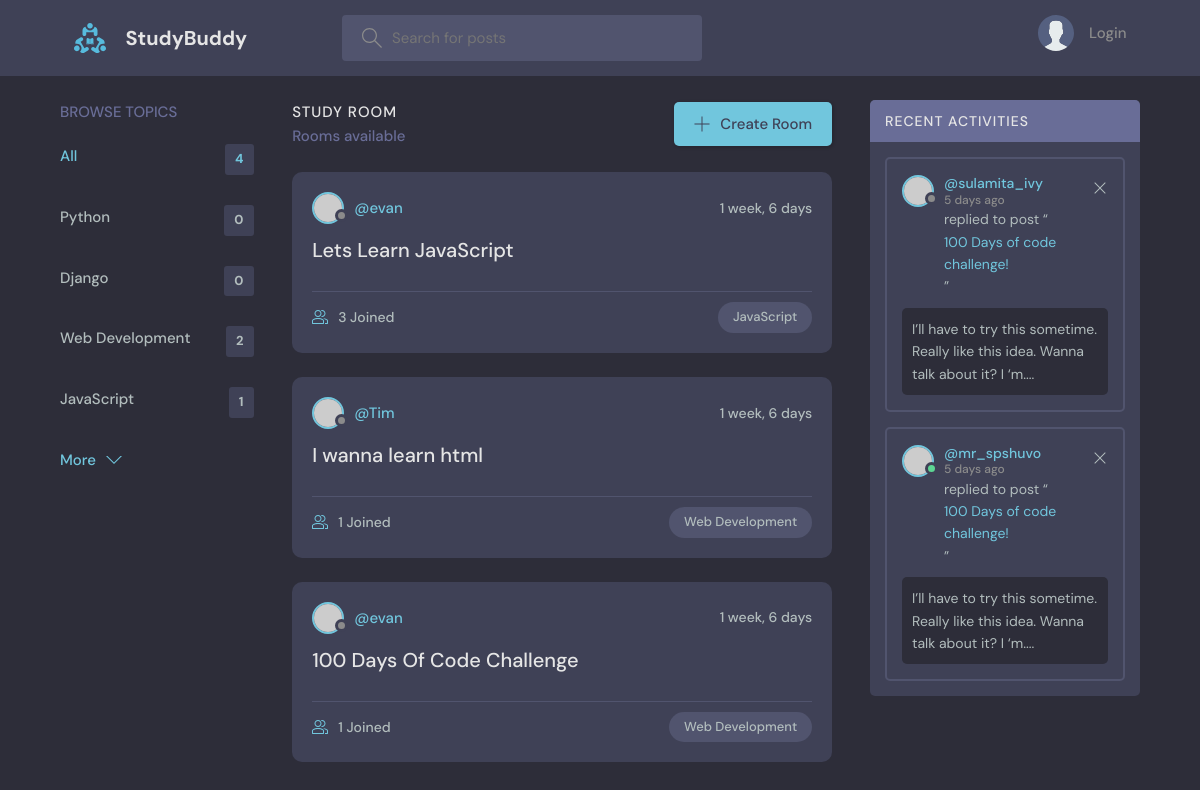
The app's page /, older data.
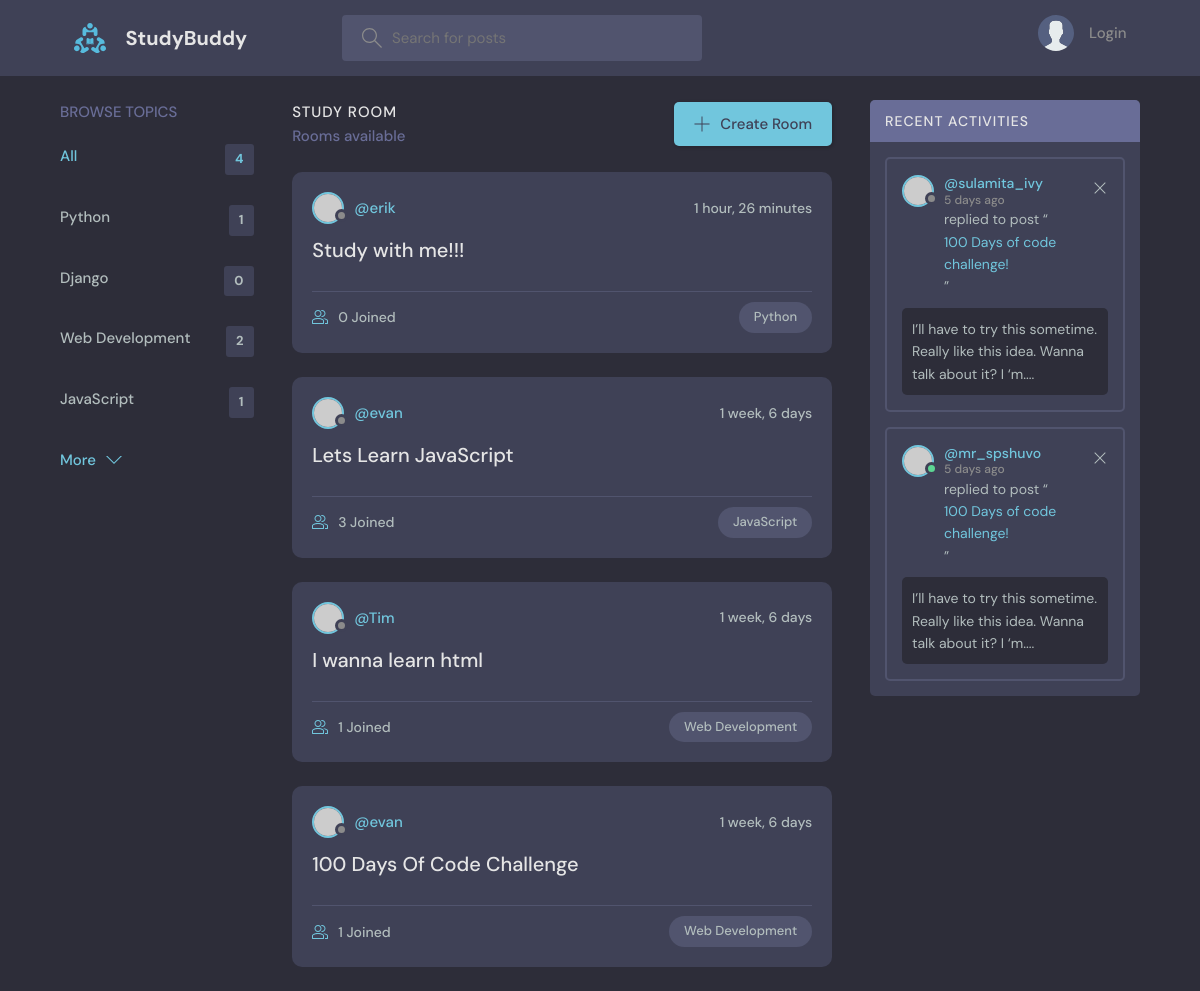
The same page, newer data.
### base/models.py (models this page shows, shortened)
class Topic(models.Model):
    name = models.CharField(max_length=200)

class Room(models.Model):
    host = models.ForeignKey(User, on_delete=models.SET_NULL, null=True)
    topic =models.ForeignKey(Topic, on_delete=models.SET_NULL, null=True)
    name = models.CharField(max_length=200)
    description = models.TextField(null = True, blank=True)
    participants = models.ManyToManyField(User, related_name='participants', blank=True)
    updated = models.DateTimeField(auto_now=True)
    created = models.DateTimeField(auto_now_add=True)
    class Meta:
        ordering = ['-updated', '-created']

### base/views.py (the view)
# urls.py: path("", views.home, name="home"),
def home(request):
    q = request.GET.get("q") if request.GET.get("q") != None else ""
    rooms = Room.objects.filter(
        Q(topic__name__icontains=q) | Q(name__icontains=q) | Q(description__icontains=q)
    )
    topics = Topic.objects.all()
    room_count = rooms.count()
    room_messages = Message.objects.filter(Q(room__topic__name__icontains=q))
    context = {
        "rooms": rooms,
        "topics": topics,
        "room_count": room_count,
        "room_messages": room_messages,
    }
    return render(request, "base/home.html", context)

### base/templates/base/home.html (shortened to what this page needs)
{% extends 'main.html' %}
{% block content %}
<main class="layout layout--3">
  <div class="container">
    {% include 'base/topics_component.html' %}
    <div class="roomList">
      <div class="roomList__header">
        <div>
          <h2>Study Room</h2>
          <p>{{room.count}} Rooms available</p>
        </div>
        <a class="btn btn--main" href="create-room.html">
          <svg version="1.1" xmlns="http://www.w3.org/2000/svg" width="32" height="32" viewBox="0 0 32 32">
            <title>add</title>
            <path
              d="M16.943 0.943h-1.885v14.115h-14.115v1.885h14.115v14.115h1.885v-14.115h14.115v-1.885h-14.115v-14.115z">
            </path>
          </svg>
          Create Room
        </a>
      </div>
      {%include 'base/feed_component.html' %}
    </div>
    <div class="activities">
      <div class="activities__header">
        <h2>Recent Activities</h2>
      </div>
      <div class="activities__box">
        <div class="activities__boxHeader roomListRoom__header">
          <a href="profile.html" class="roomListRoom__author">
            <div class="avatar avatar--small">
              <img src="https://randomuser.me/api/portraits/women/11.jpg" />
            </div>
            <p>
              @sulamita_ivy
              <span>5 days ago</span>
            </p>
          </a>
          <div class="roomListRoom__actions">
            <a href="#">
              <svg version="1.1" xmlns="http://www.w3.org/2000/svg" width="32" height="32" viewBox="0 0 32 32">
                <title>remove</title>
                <path
                  d="M27.314 6.019l-1.333-1.333-9.98 9.981-9.981-9.981-1.333 1.333 9.981 9.981-9.981 9.98 1.333 1.333 9.981-9.98 9.98 9.98 1.333-1.333-9.98-9.98 9.98-9.981z">
                </path>
              </svg>
            </a>
          </div>
        </div>
        <div class="activities__boxContent">
          <p>replied to post “<a href="room.html">100 Days of code challenge!</a>”</p>
          <div class="activities__boxRoomContent">
            I’ll have to try this sometime. Really like this idea. Wanna talk about it? I ‘m....
          </div>
        </div>
      </div>
      <div class="activities__box">
        <div class="activities__boxHeader roomListRoom__header">
          <a href="profile.html" class="roomListRoom__author">
            <div class="avatar avatar--small active">
              <img src="https://randomuser.me/api/portraits/men/13.jpg" />
            </div>
            <p>
              @mr_spshuvo
              <span>5 days ago</span>
            </p>
          </a>
          <div class="roomListRoom__actions">
            <a href="#">
              <svg version="1.1" xmlns="http://www.w3.org/2000/svg" width="32" height="32" viewBox="0 0 32 32">
                <title>remove</title>
                <path
                  d="M27.314 6.019l-1.333-1.333-9.98 9.981-9.981-9.981-1.333 1.333 9.981 9.981-9.981 9.98 1.333 1.333 9.981-9.98 9.98 9.98 1.333-1.333-9.98-9.98 9.98-9.981z">
                </path>
              </svg>
            </a>
          </div>
        </div>
        <div class="activities__boxContent">
          <p>replied to post “<a href="room.html">100 Days of code challenge!</a>”</p>
          <div class="activities__boxRoomContent">
            I’ll have to try this sometime. Really like this idea. Wanna talk about it? I ‘m....
          </div>
        </div>
      </div>
    </div>
  </div>
</main>
{% endblock %}

### base/templates/base/topics_component.html
<div class="topics">
	<div class="topics__header">
		<h2>Browse Topics</h2>
	</div>
	<ul class="topics__list">
		<li>
			<a href="{% url 'home' %}" class="active">All <span>{{topics.count}}</span></a>
		</li>
		{% for topic in topics %}
		<li>
			<a href="{% url 'home' %}?q={{topic.name}}"> {{topic.name}} <span>{{topic.room_set.all.count}}</span></a>
		</li>
		{% endfor %}
		<a class="btn btn--link" href="topics.html">
			More
			<svg version="1.1" xmlns="http://www.w3.org/2000/svg" width="32" height="32" viewBox="0 0 32 32">
				<title>chevron-down</title>
				<path d="M16 21l-13-13h-3l16 16 16-16h-3l-13 13z"></path>
			</svg>
		</a>
</div>

### base/templates/base/feed_component.html (shortened to what this page needs)
{%for room in rooms %}
<div class="roomListRoom">
	<div class="roomListRoom__header">
		<a href="{% url 'user-profile' room.host.id %}" class="roomListRoom__author">
			<div class="avatar avatar--small">
				<img src="https://randomuser.me/api/portraits/women/11.jpg" />
			</div>
			<span>@{{room.host.username}}</span>
		</a>
		<div class="roomListRoom__actions">
			<span>{{room.created|timesince}}</span>
		</div>
	</div>
	<div class="roomListRoom__content">
		<a href="{% url 'room' room.id %}">{{room.name}}</a>
	</div>
	<div class="roomListRoom__meta">
		<a href="{% url 'room' room.id %}" class="roomListRoom__joined">
			{{room.participants.all.count}} Joined
		</a>
		<p class="roomListRoom__topic">{{room.topic.name}}</p>
	</div>
</div>
{% endfor %}

Row changes from the older to the newer data that the page shows:
computed for Topic "Python": room_set.all.count "0" → "1"
added Room: host.username "erik", created "1 hour, 26 minutes", name "Study with me!!!", participants.all.count "0", topic.name "Python"
